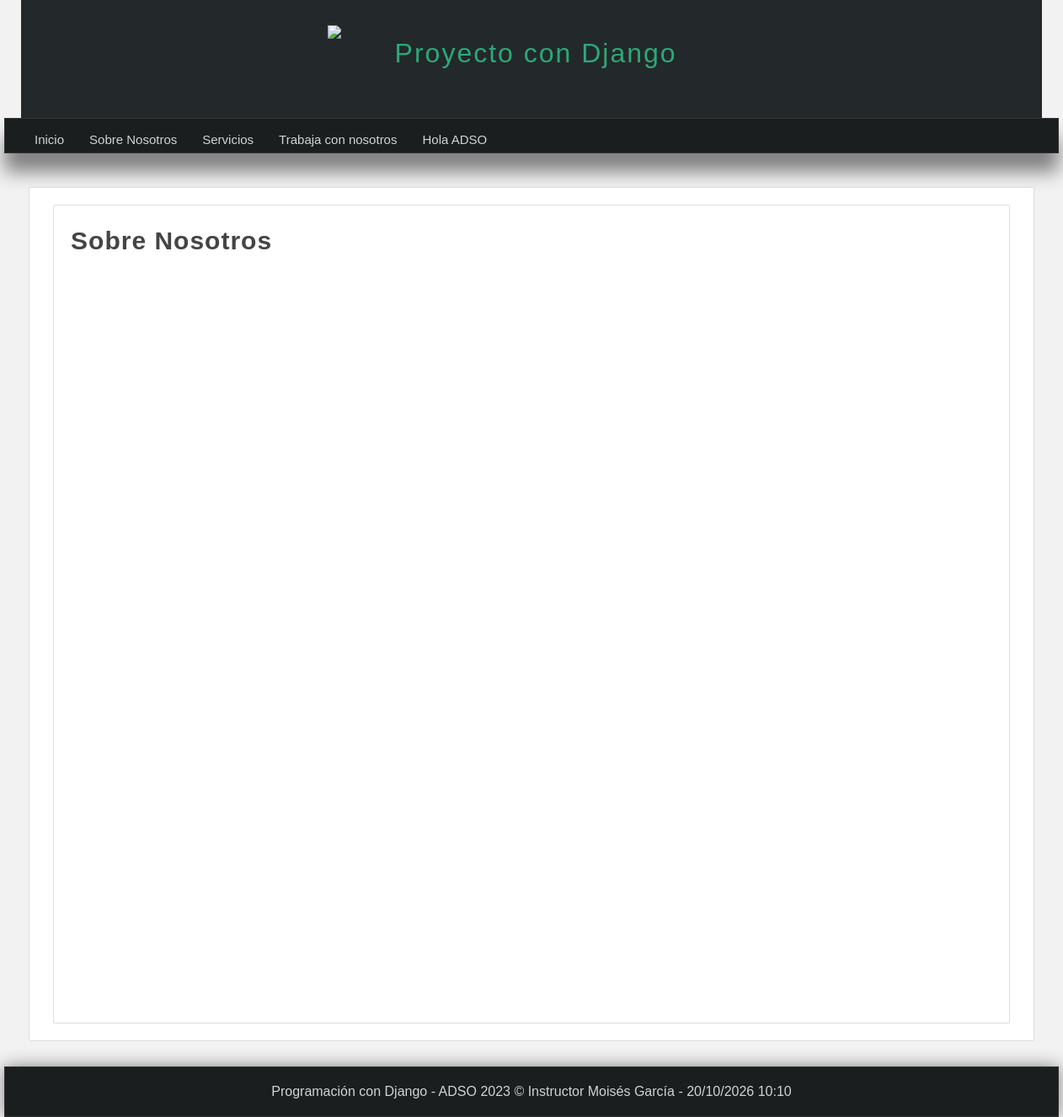
Screenshot of /nosotros/ with the database file from the repository.
### pages/models.py (models this page shows, shortened)
class Page(models.Model): #Heredamos de models
    title = models.CharField(max_length=50, verbose_name="Título")
    content = models.TextField(verbose_name="Contenido")
    slug = models.CharField(unique=True, max_length=150, verbose_name="URL amigable") #url que va a tener la pagina
    visible = models.BooleanField(verbose_name="¿Visible?")
    created_at = models.DateTimeField(auto_now_add=True, verbose_name="Creación:")
    updated_at = models.DateTimeField(auto_now_add=True, verbose_name="Actualización:")
    class Meta:
        verbose_name = "Página"
        verbose_name_plural = "Páginas"

### mainapp/views.py (the view)
# urls.py: path('nosotros/', views.about, name="about"), #Creamos la url para about
def about(request):
    return render(request, 'mainapp/about.html',{
        'title': 'Sobre Nosotros'
    })

### pages/context_processors.py (called while the page is built)
def get_pages(request):
    pages = Page.objects.all()
    return {
        'pages': pages
    }

### mainapp/templates/mainapp/about.html (shortened to what this page needs)
{% extends 'layouts/layout.html' %}
{% block content %}
<div class="box">
    <h1 class="title">Sobre Nosotros</h1>
</div>
{% endblock %}

### mainapp/templates/layouts/layout.html (shortened to what this page needs)
{% load static %}
<!DOCTYPE html>
<html>
<html lang="es">
<head>
    {% load static %}
    <link rel="stylesheet" type="text/css" href="{% static 'css/styles.css' %}"/>
</head>
<body>
    <header>
        <div id="logotipo">
            <img src="{% static 'images/logo.png' %}" />
            <h1>Proyecto con Django </h1>
        </div>
    </header>
    <nav>
    <ul>
        <li>
            <a href="{% url 'index' %}">Inicio</a>
        </li>
        {% for page in pages %}
            <li>
                <a href="{% url 'page' slug=page.slug %}">{{ page.title }}</a>
            </li>
        {% endfor %}
    </ul>
</nav>
<div id="content">
    <div class="box">
        {% block content %}{% endblock %}
    </div>
</div>
    <footer>
        Programación con Django - ADSO 2023 &copy; Instructor Moisés García - {% now "d/m/Y h:m" %}
    </footer>
</body>
</html>

### mainapp/static/css/styles.css (style rules this page uses)
* { margin: 0px; padding: 0px; font-family: Arial, Helvetica, sans-serif; text-decoration: none; }
p, h2, h3, ul { margin-top: 5px; margin-bottom: 5px; }
ul,ol { margin-left: 20px; margin-bottom: 10px; }
body { background-color: #f2f2f2; }
header { width: 1212px; height: 140px; background-color: #23282b; margin: 0px auto; }
#logotipo { width: 40%; height: 130px; margin: 0px auto; padding-top: 10px; }
#logotipo img { display: block; width: 60px; float: left; margin-top: 20px; }
#logotipo h1 { display: block; float: left; margin-top: 35px; margin-left: 20px; letter-spacing: 2px; font-weight: lighter; color: #2ba977; }
nav { width: 1250px; height: 40px; background-color: #1b1e1f; border: 1px solid #333333; margin: 0 auto; box-shadow: 0px 22px 22px gray; font-size: 15px; }
nav ul { list-style: none; text-decoration: 40px; }
nav ul li { line-height: 40px; float: left; }
nav ul li a { display: block; padding-left: 15px; padding-right: 15px; color: #d1d4d6; }
#content { width: 1212px; min-height: 930px; margin: 0 auto; margin-bottom: 30px; margin-top: 40px; }
.box { background: white; min-height: 930px; width: 95%; padding: 20px; border: 1px solid #ddd; border-radius: 2px; margin: 0 auto; }
.title { color: #444; letter-spacing: 1px; font-size: 30px; margin-bottom: 10px; margin-top: 5px; }
footer { width: 1250px; background-color: #1b1e1f; border: 1px solid #333333; color: #d1d4d6; text-align: center; padding-top: 20px; margin: 0 auto; padding-bottom: 20px; box-shadow: 0px 0px 20px gray; }

### rows the page displays
Page: title "Sobre Nosotros"
Page: title "Servicios"
Page: title "Trabaja con nosotros"
Page: title "Hola ADSO"
